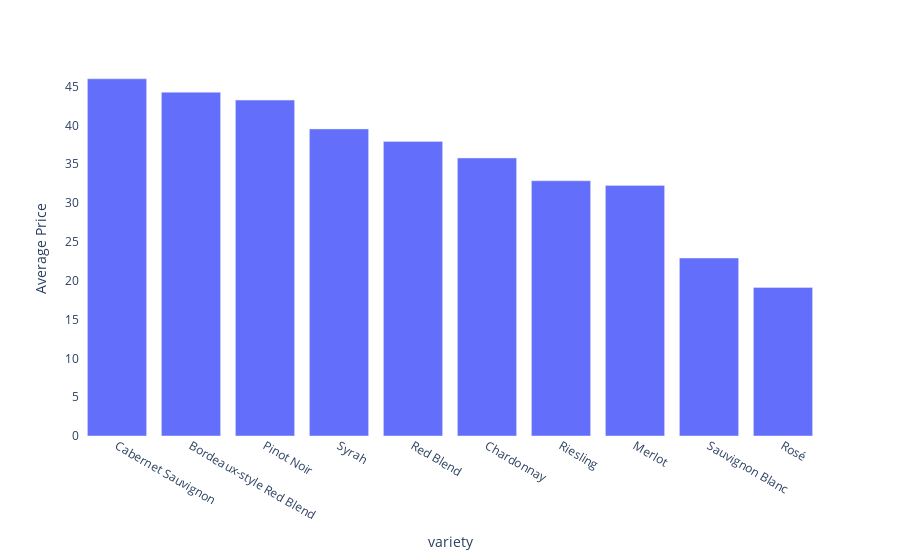

The code cell stored with this chart in its notebook:
### Code cell
### Average price categories
pricecategory = wine.groupby('variety')['price'].mean().sort_values(ascending=False)
fig1 = px.bar(pricecategory, x=pricecategory.index, y=pricecategory.values,labels=dict(x="Country", y="Average Price"))
fig1.update_layout(paper_bgcolor = "rgba(0,0,0,0)",
                  plot_bgcolor = "rgba(0,0,0,0)")

### Figure 1 — Plotly figure (JSON) as saved in the notebook; plotly's stock layout.template omitted (floating-point values rounded to 4 significant figures)
{"data": [{"alignmentgroup": "True", "hovertemplate": "variety=%{x}<br>Average Price=%{y}<extra></extra>", "legendgroup": "", "marker": {"color": "#636efa", "pattern": {"shape": ""}}, "name": "", "offsetgroup": "", "orientation": "v", "showlegend": false, "textposition": "auto", "type": "bar", "x": ["Cabernet Sauvignon", "Bordeaux-style Red Blend", "Pinot Noir", "Syrah", "Red Blend", "Chardonnay", "Riesling", "Merlot", "Sauvignon Blanc", "Rosé"], "xaxis": "x", "y": [46.0, 44.27, 43.25, 39.54, 37.93, 35.8, 32.87, 32.27, 22.92, 19.13], "yaxis": "y"}], "layout": {"barmode": "relative", "legend": {"tracegroupgap": 0}, "margin": {"t": 60}, "paper_bgcolor": "rgba(0,0,0,0)", "plot_bgcolor": "rgba(0,0,0,0)", "xaxis": {"anchor": "y", "domain": [0, 1], "title": {"text": "variety"}}, "yaxis": {"anchor": "x", "domain": [0, 1], "title": {"text": "Average Price"}}}}
